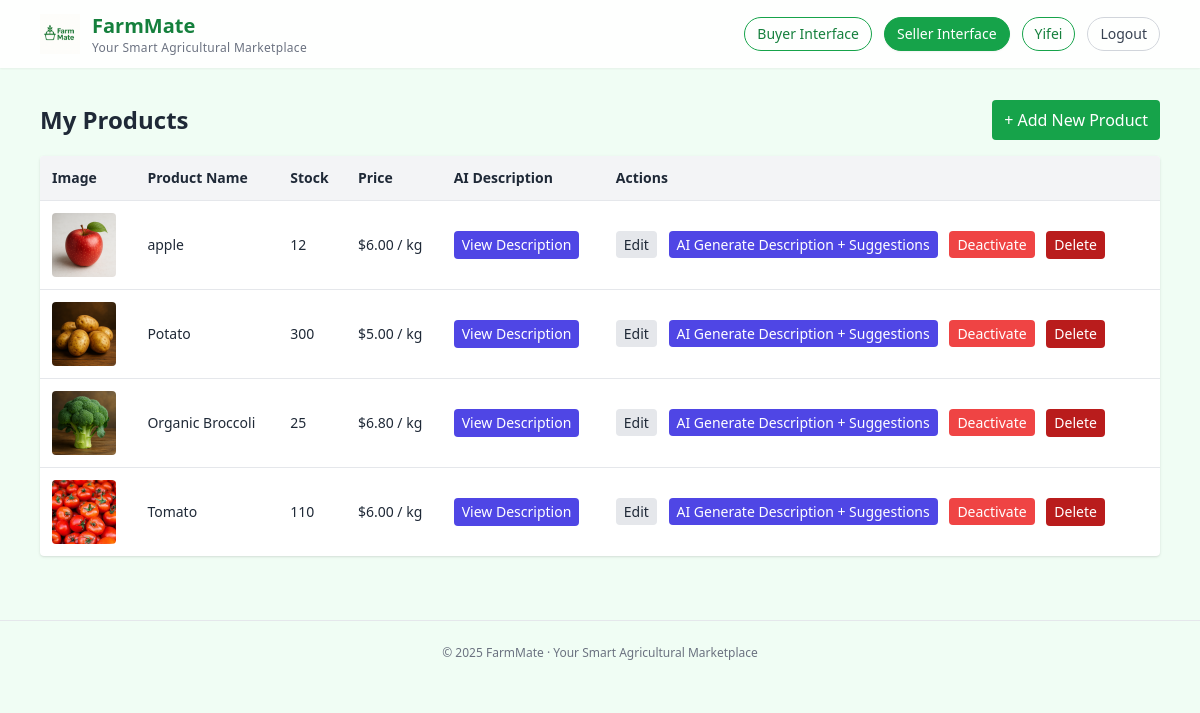
The app's page /seller/ (signed in) with its own data.
### accounts/models.py (models this page shows, shortened)
class User(AbstractUser):
    class Role(models.TextChoices):
        SELLER = "SELLER", "Seller"
        BUYER  = "BUYER",  "Buyer"
    role = models.CharField(max_length=10, choices=Role.choices, default=Role.BUYER)
    def is_seller(self): return self.role == self.Role.SELLER

### products/models.py (models this page shows)
class Product(models.Model):
    supplier = models.ForeignKey(SupplierProfile, on_delete=models.CASCADE, related_name='products')
    name = models.CharField(max_length=200)
    category = models.CharField(max_length=100, blank=True)
    unit = models.CharField(max_length=50, default='kg')
    stock = models.PositiveIntegerField(default=0)
    base_price = models.DecimalField(max_digits=10, decimal_places=2, default=0)
    ai_description_en = models.TextField(blank=True)
    ai_description_zh = models.TextField(blank=True)
    created_at = models.DateTimeField(auto_now_add=True)
    image = models.ImageField(upload_to='products/', blank=True, null=True)
    is_active = models.BooleanField(default=True, verbose_name="是否上架")

### products/views.py (the view)
# urls.py: path('seller/', seller_dashboard, name='seller-dashboard'),
@login_required
def seller_dashboard(request):
    if not request.user.is_seller():
        return render(request, "errors/forbidden.html", status=403)
    sp, _ = SupplierProfile.objects.get_or_create(user=request.user)
    products = Product.objects.filter(supplier=sp).order_by("-created_at")
    return render(request, "seller/dashboard.html", {"products": products})

### templates/seller/dashboard.html (shortened to what this page needs)
{% extends "_base.html" %}
{% block content %}
<div class="flex justify-between items-center mb-4">
  <h2 class="text-2xl font-semibold">My Products</h2>
  <a href="/seller/products/new/" class="px-3 py-2 bg-green-600 text-white rounded hover:bg-green-700">
    + Add New Product
  </a>
</div>
<div class="overflow-x-auto bg-white rounded shadow">
  <table class="min-w-full text-sm">
    <thead class="bg-gray-100">
      <tr>
        <th class="p-3 text-left">Image</th>
        <th class="p-3 text-left">Product Name</th>
        <th class="p-3 text-left">Stock</th>
        <th class="p-3 text-left">Price</th>
        <th class="p-3 text-left">AI Description</th>
        <th class="p-3 text-left">Actions</th>
      </tr>
    </thead>
    <tbody>
    {% for p in products %}
      <tr class="border-t">
        <td class="p-3">
          {% if p.image %}
            <img src="{{ p.image.url }}" class="w-16 h-16 object-cover rounded" alt="{{ p.name }}">
          {% endif %}
        </td>
        <td class="p-3 font-medium">{{ p.name }}</td>
        <td class="p-3">{{ p.stock }}</td>
        <td class="p-3">${{ p.base_price }} / {{ p.unit }}</td>
        <td class="p-3">
          <button
            type="button"
            class="px-2 py-1 rounded bg-indigo-600 text-white hover:bg-indigo-700"
            data-name="{{ p.name|escape }}"
            data-en="{{ p.ai_description_en|default:'(Not generated)'|escape }}"
            data-zh="{{ p.ai_description_zh|default:'(Not generated)'|escape }}"
            onclick="openDescModal(this)"
          >
            View Description
          </button>
        </td>
        <td class="p-3 space-x-2">
          <a class="px-2 py-1 bg-gray-200 rounded hover:bg-gray-300" href="/seller/products/{{ p.id }}/edit/">Edit</a>
          <a class="px-2 py-1 bg-indigo-600 text-white rounded hover:bg-indigo-700" href="/seller/products/{{ p.id }}/gen-desc/">AI Generate Description + Suggestions</a>
          {% if p.is_active %}
            <a class="px-2 py-1 bg-red-500 text-white rounded hover:bg-red-600" href="/seller/products/{{ p.id }}/toggle/">Deactivate</a>
          {% else %}
            <a class="px-2 py-1 bg-green-500 text-white rounded hover:bg-green-600" href="/seller/products/{{ p.id }}/toggle/">Activate</a>
          {% endif %}
          <form method="post" action="/seller/products/{{ p.id }}/delete/" style="display:inline;" onsubmit="return confirm('Are you sure you want to delete this product?');">
            <button type="submit" class="px-2 py-1 bg-red-700 text-white rounded hover:bg-red-800">Delete</button>
          </form>
        </td>
      </tr>
    {% empty %}
      <tr><td class="p-4 text-center text-gray-500" colspan="6">No products yet</td></tr>
    {% endfor %}
    </tbody>
  </table>
</div>
{% endblock %}

### templates/_base.html (shortened to what this page needs)
<!doctype html>
<html lang="en">
<head>
  {% load static %}
  <script src="https://cdn.tailwindcss.com"></script>
</head>
<body class="bg-green-50 text-gray-800 font-sans">
  <header class="bg-white/90 backdrop-blur shadow-sm">
    <div class="max-w-6xl mx-auto px-4 py-3 flex items-center justify-between">
      <a href="/" class="flex items-center gap-3 group">
        <img src="{% static 'images/farmmate_logo.png' %}" alt="FarmMate Logo"
             class="h-10 w-auto transition-transform group-hover:scale-105">
        <div class="leading-tight">
          <span class="text-xl font-bold text-green-700">FarmMate</span>
          <span class="block text-xs text-gray-500 tracking-wide">
            Your Smart Agricultural Marketplace
          </span>
        </div>
      </a>
      {% with current=request.path %}
      <nav class="flex items-center gap-3 text-sm">
        <a href="{% url 'buyer-catalog' %}"
           class="px-3 py-1.5 rounded-full border border-green-600 text-green-700 hover:bg-green-50 transition
           {% if current|slice:':5' == '/buy/' %}bg-green-600 text-white border-green-600 shadow-sm{% endif %}">
          Buyer Interface
        </a>
        <a href="{% url 'seller-dashboard' %}"
           class="px-3 py-1.5 rounded-full border border-green-600 text-green-700 hover:bg-green-50 transition
           {% if current|slice:':8' == '/seller/' and current|slice:':16' != '/seller/profile/' %}
             bg-green-600 text-white border-green-600 shadow-sm
           {% endif %}">
          Seller Interface
        </a>
        {% if user.is_authenticated %}
          <a href="{% url 'seller-profile' %}"
             class="px-3 py-1.5 rounded-full border border-green-600 text-green-700 hover:bg-green-50 transition
             {% if current|slice:':16' == '/seller/profile/' %}bg-green-600 text-white border-green-600 shadow-sm{% endif %}">
            {{ user.username }}
          </a>
          <a href="{% url 'logout' %}"
             class="px-3 py-1.5 rounded-full border border-gray-300 text-gray-700 hover:bg-gray-100 transition">
            Logout
          </a>
        {% endif %}
      </nav>
      {% endwith %}
    </div>
  </header>
  <main class="max-w-6xl mx-auto px-4 py-8">
    {% block content %}{% endblock %}
  </main>
  <footer class="text-center text-xs text-gray-500 py-6 border-t border-gray-200 mt-8">
    <p>© 2025 FarmMate · Your Smart Agricultural Marketplace</p>
  </footer>
</body>
</html>

### records on screen
User: username "Yifei"
Product: image (picture), name "apple", stock "12", base_price "6.00", unit "kg"
Product: image (picture), name "Potato", stock "300", base_price "5.00", unit "kg"
Product: image (picture), name "Organic Broccoli", stock "25", base_price "6.80", unit "kg"
Product: image (picture), name "Tomato", stock "110", base_price "6.00", unit "kg"
